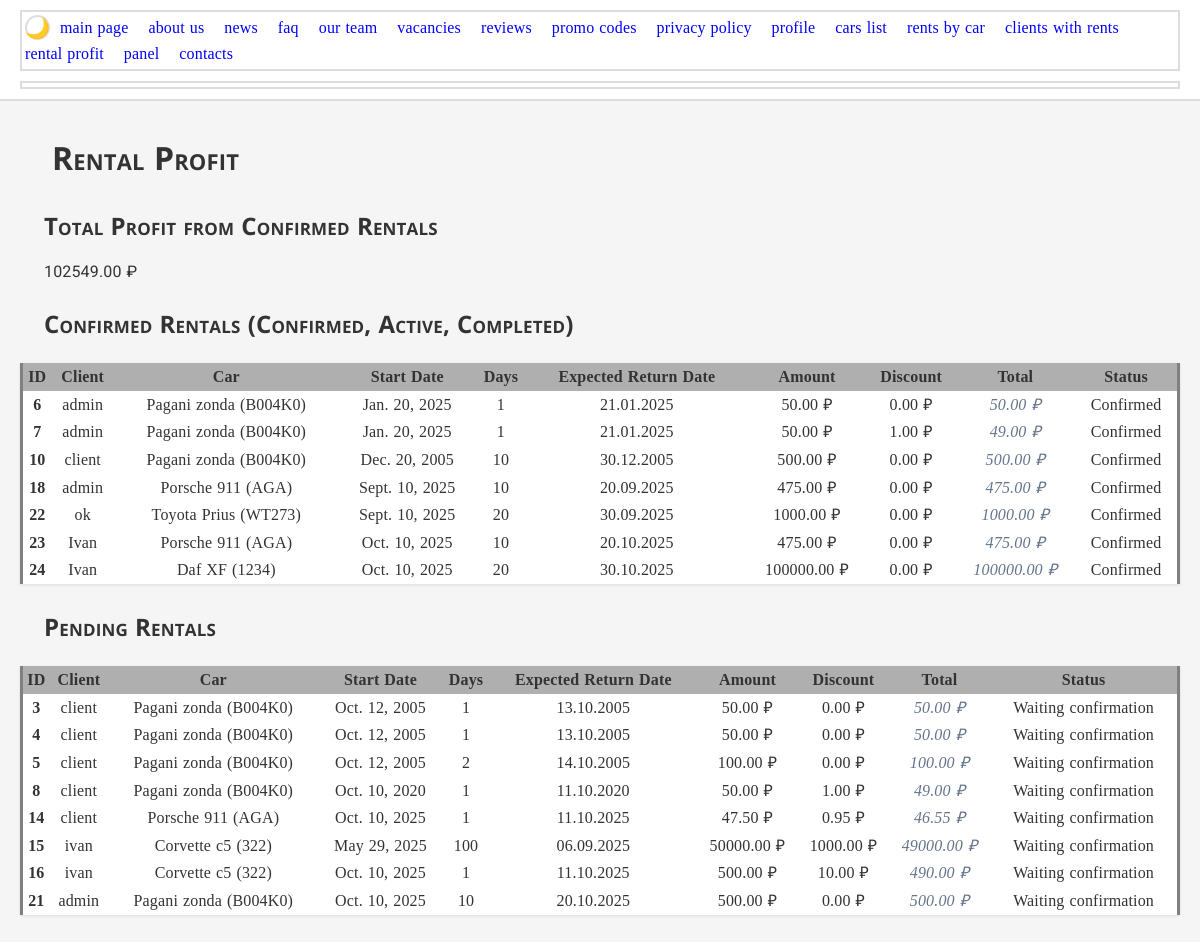
The page /rental-profit/ (signed in) on the database its author committed.
### main/models.py (models this page shows, shortened)
class Rental(models.Model):
    STATUS_CHOICES = [
        ('PENDING', 'Waiting confirmation'),
        ('CONFIRMED', 'Confirmed'),
        ('ACTIVE', 'Active'),
        ('COMPLETED', 'Completed'),
        ('CANCELLED', 'Cancelled'),
    ]
    client = models.ForeignKey(User, on_delete=models.PROTECT)
    car = models.ForeignKey(Car, on_delete=models.PROTECT)
    start_date = models.DateField('Start date')
    days = models.PositiveIntegerField('Days quantity')
    expected_return_date = models.DateField('Expected return date', blank=True)
    rental_amount = models.DecimalField('Rental amount', max_digits=10, decimal_places=2, blank=True, editable=False)
    discount_amount = models.DecimalField('Discount amount', max_digits=10, decimal_places=2, default=0, editable=False)
    total_amount = models.DecimalField('Total amount', max_digits=10, decimal_places=2, blank=True, editable=False)
    promo_code = models.ForeignKey(PromoCode, on_delete=models.SET_NULL, null=True, blank=True)
    status = models.CharField('Status', max_length=10, choices=STATUS_CHOICES, default='PENDING', blank=True)
    fines = models.ManyToManyField(Fine, blank=True)
    is_paid = models.BooleanField('Paid', default=False)  # Новое поле!
    class Meta:
        verbose_name = 'Rental'
        verbose_name_plural = 'Rentals'

class User(AbstractUser):
    ROLES = (
        ('GUEST', 'guest'),
        ('CLIENT', 'client'),
        ('MANAGER', 'manager'),
        ('SUPERUSER', 'superuser')
    )
    middle_name = models.CharField('middle name', max_length=150, blank=True)
    phone = models.CharField('phone', max_length=20, validators=[validate_phone])
    birth_date = models.DateField('bd date', validators=[validate_age], null=True, blank=True)
    address = models.TextField('address')
    role = models.CharField('role', max_length=10, choices=ROLES, default='CLIENT')
    promocodes = models.ManyToManyField(PromoCode, blank=True)
    fines = models.ManyToManyField(Fine, blank=True)
    class Meta:
        verbose_name = 'user'
        verbose_name_plural = 'users'

class Car(models.Model):
    license_plate = models.CharField(max_length=20, unique=True)
    model = models.ForeignKey(CarModel, on_delete=models.CASCADE)
    body_type = models.OneToOneField(BodyType, on_delete=models.PROTECT,  null=True, blank=True)  # Пример OneToOne
    year = models.PositiveIntegerField()
    daily_rental_price = models.DecimalField(max_digits=8, decimal_places=2, editable = False)
    price = models.DecimalField(max_digits=12, decimal_places=2)
    def __str__(self):
        return f"{self.model} ({self.license_plate})"

class CarModel(models.Model):
    name = models.CharField(max_length=100)
    def __str__(self):
        return self.name

### main/views.py (the view)
# urls.py: path('rental-profit/', views.rental_profit, name='rental_profit'),
@login_required
@user_passes_test(lambda u: u.role in ['MANAGER', 'SUPERUSER'])
def rental_profit(request):
    confirmed_rentals = Rental.objects.filter(status__in=['CONFIRMED', 'ACTIVE', 'COMPLETED'])
    pending_rentals = Rental.objects.filter(status='PENDING')
    total_profit = sum(r.total_amount for r in confirmed_rentals) or Decimal('0.00')
    logger.info(f"Просмотр прибыли от аренды пользователем {request.user.username}: {total_profit}")
    return render(request, 'main/rental_profit.html', {
        'total_profit': total_profit,
        'confirmed_rentals': confirmed_rentals,
        'pending_rentals': pending_rentals,
    })

### main/templates/main/rental_profit.html (shortened to what this page needs)
{% extends "base.html" %}
{% block header %}Rental Profit{% endblock %}
{% block content %}
<h2>Total Profit from Confirmed Rentals</h2>
<p>{{ total_profit }} ₽</p>
<h2>Confirmed Rentals (Confirmed, Active, Completed)</h2>
{% if confirmed_rentals %}
<table>
    <tr>
        <th>ID</th>
        <th>Client</th>
        <th>Car</th>
        <th>Start Date</th>
        <th>Days</th>
        <th>Expected Return Date</th>
        <th>Amount</th>
        <th>Discount</th>
        <th>Total</th>
        <th>Status</th>
    </tr>
    {% for rental in confirmed_rentals %}
    <tr>
        <td>{{ rental.id }}</td>
        <td>{{ rental.client.username }}</td>
        <td>{{ rental.car }}</td>
        <td>{{ rental.start_date }}</td>
        <td>{{ rental.days }}</td>
        <td>{{ rental.expected_return_date|date:"d.m.Y" }}</td>
        <td>{{ rental.rental_amount }} ₽</td>
        <td>{{ rental.discount_amount }} ₽</td>
        <td>{{ rental.total_amount }} ₽</td>
        <td>{{ rental.get_status_display }}</td>
    </tr>
    {% endfor %}
</table>
{% else %}
<p>No confirmed rentals</p>
{% endif %}
<h2>Pending Rentals</h2>
{% if pending_rentals %}
<table>
    <tr>
        <th>ID</th>
        <th>Client</th>
        <th>Car</th>
        <th>Start Date</th>
        <th>Days</th>
        <th>Expected Return Date</th>
        <th>Amount</th>
        <th>Discount</th>
        <th>Total</th>
        <th>Status</th>
    </tr>
    {% for rental in pending_rentals %}
    <tr>
        <td>{{ rental.id }}</td>
        <td>{{ rental.client.username }}</td>
        <td>{{ rental.car }}</td>
        <td>{{ rental.start_date }}</td>
        <td>{{ rental.days }}</td>
        <td>{{ rental.expected_return_date|date:"d.m.Y" }}</td>
        <td>{{ rental.rental_amount }} ₽</td>
        <td>{{ rental.discount_amount }} ₽</td>
        <td>{{ rental.total_amount }} ₽</td>
        <td>{{ rental.get_status_display }}</td>
    </tr>
    {% endfor %}
</table>
{% else %}
<p>No pending rentals</p>
{% endif %}
{% endblock %}

### main/static/css/style2.css (style rules this page uses)
:root { --font-primary: 'Open Sans'; --font-secondary: 'Roboto'; --font-mono: monospace; --bg-primary: #f5f5f5; --bg-secondary: #ffffff; --text-primary: #333333; --text-secondary: #666666; --border-color: #dddddd; }
p { text-align: justify; font-family: var(--font-secondary); text-indent: 1.5em; margin-bottom: 1em; line-height: 1.2; word-wrap: break-word; }
h1, h2, h3 { font-family: var(--font-primary); margin: 1em 0 0.5em 0; padding: 0 1em; font-variant: small-caps; word-break: break-all; }
body { line-height: 1.6; word-spacing: 0.05em; letter-spacing: 0.01em; background: #f5f5f5; margin: 0; padding-top: 80px; }
tr > th { background: #afafaf; }
td:first-child, th:first-child { font-weight: bold; border-left: 3px solid grey; }
td:last-child, th:last-child { border-right: 3px solid grey; }
td:nth-last-child(2) { font-style: italic; color: #64748b; }
[lang="en"] { quotes: '"' '"'; }
table { border-collapse: collapse; width: 100%; margin: 20px 0; background: white; box-shadow: 0 1px 3px rgba(0,0,0,0.1); }
td, th { text-align: center; vertical-align: middle; }
body { background-color: var(--bg-primary) !important; color: var(--text-primary) !important; }

### rows shown on the page
Rental: id "6", client.username "admin", car "Pagani zonda (B004K0)", start_date "Jan. 20, 2025", days "1", expected_return_date "21.01.2025", rental_amount "50.00", discount_amount "0.00", total_amount "50.00", status "Confirmed"
Rental: id "7", client.username "admin", car "Pagani zonda (B004K0)", start_date "Jan. 20, 2025", days "1", expected_return_date "21.01.2025", rental_amount "50.00", discount_amount "1.00", total_amount "49.00", status "Confirmed"
Rental: id "10", client.username "client", car "Pagani zonda (B004K0)", start_date "Dec. 20, 2005", days "10", expected_return_date "30.12.2005", rental_amount "500.00", discount_amount "0.00", total_amount "500.00", status "Confirmed"
Rental: id "18", client.username "admin", car "Porsche 911 (AGA)", start_date "Sept. 10, 2025", days "10", expected_return_date "20.09.2025", rental_amount "475.00", discount_amount "0.00", total_amount "475.00", status "Confirmed"
Rental: id "22", client.username "ok", car "Toyota Prius (WT273)", start_date "Sept. 10, 2025", days "20", expected_return_date "30.09.2025", rental_amount "1000.00", discount_amount "0.00", total_amount "1000.00", status "Confirmed"
Rental: id "23", client.username "Ivan", car "Porsche 911 (AGA)", start_date "Oct. 10, 2025", days "10", expected_return_date "20.10.2025", rental_amount "475.00", discount_amount "0.00", total_amount "475.00", status "Confirmed"
Rental: id "24", client.username "Ivan", car "Daf XF (1234)", start_date "Oct. 10, 2025", days "20", expected_return_date "30.10.2025", rental_amount "100000.00", discount_amount "0.00", total_amount "100000.00", status "Confirmed"
Rental: id "3", client.username "client", car "Pagani zonda (B004K0)", start_date "Oct. 12, 2005", days "1", expected_return_date "13.10.2005", rental_amount "50.00", discount_amount "0.00", total_amount "50.00", status "Waiting confirmation"
Rental: id "4", client.username "client", car "Pagani zonda (B004K0)", start_date "Oct. 12, 2005", days "1", expected_return_date "13.10.2005", rental_amount "50.00", discount_amount "0.00", total_amount "50.00", status "Waiting confirmation"
Rental: id "5", client.username "client", car "Pagani zonda (B004K0)", start_date "Oct. 12, 2005", days "2", expected_return_date "14.10.2005", rental_amount "100.00", discount_amount "0.00", total_amount "100.00", status "Waiting confirmation"
Rental: id "8", client.username "client", car "Pagani zonda (B004K0)", start_date "Oct. 10, 2020", days "1", expected_return_date "11.10.2020", rental_amount "50.00", discount_amount "1.00", total_amount "49.00", status "Waiting confirmation"
Rental: id "14", client.username "client", car "Porsche 911 (AGA)", start_date "Oct. 10, 2025", days "1", expected_return_date "11.10.2025", rental_amount "47.50", discount_amount "0.95", total_amount "46.55", status "Waiting confirmation"
Rental: id "15", client.username "ivan", car "Corvette c5 (322)", start_date "May 29, 2025", days "100", expected_return_date "06.09.2025", rental_amount "50000.00", discount_amount "1000.00", total_amount "49000.00", status "Waiting confirmation"
Rental: id "16", client.username "ivan", car "Corvette c5 (322)", start_date "Oct. 10, 2025", days "1", expected_return_date "11.10.2025", rental_amount "500.00", discount_amount "10.00", total_amount "490.00", status "Waiting confirmation"
Rental: id "21", client.username "admin", car "Pagani zonda (B004K0)", start_date "Oct. 10, 2025", days "10", expected_return_date "20.10.2025", rental_amount "500.00", discount_amount "0.00", total_amount "500.00", status "Waiting confirmation"

### other values the page prints
{{ total_profit }} "102549.00"
